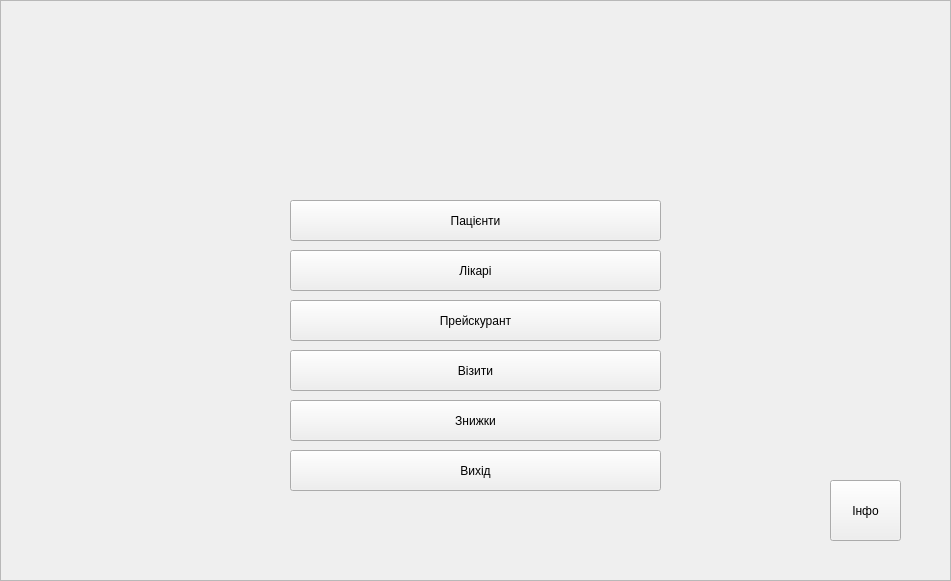
   <widget class="QFrame" name="Main">
    <property name="geometry">
     <rect>
      <x>-10</x>
      <y>-10</y>
      <width>951</width>
      <height>581</height>
     </rect>
    </property>
    <property name="frameShape">
     <enum>QFrame::StyledPanel</enum>
    </property>
    <property name="frameShadow">
     <enum>QFrame::Raised</enum>
    </property>
    <widget class="QLabel" name="label">
     <property name="geometry">
      <rect>
       <x>6</x>
       <y>-10</y>
       <width>941</width>
       <height>601</height>
      </rect>
     </property>
     <property name="styleSheet">
      <string notr="true">background-image: url(:/bac_image/cabinet.jpg);</string>
     </property>
     <property name="text">
      <string/>
     </property>
    </widget>
    <widget class="QPushButton" name="pushButton_patients">
     <property name="geometry">
      <rect>
       <x>290</x>
       <y>200</y>
       <width>371</width>
       <height>41</height>
      </rect>
     </property>
     <property name="styleSheet">
      <string notr="true">background-color: #FFD40D;
border-style: outset; border-width: 3px;
border-radius: 10px; border-color: #FFFF50;
font: bold 14px;
font: 14pt \&quot;Segoe Print\&quot;;</string>
     </property>
     <property name="text">
      <string>Пацієнти</string>
     </property>
    </widget>
    <widget class="QLabel" name="label_2">
     <property name="geometry">
      <rect>
       <x>160</x>
       <y>20</y>
       <width>661</width>
       <height>181</height>
      </rect>
     </property>
     <property name="styleSheet">
      <string notr="true">background-image: url(:/bac_image/logo.png);</string>
     </property>
     <property name="text">
      <string/>
     </property>
    </widget>
    <widget class="QPushButton" name="pushButton_doctors">
     <property name="geometry">
      <rect>
       <x>290</x>
       <y>250</y>
       <width>371</width>
       <height>41</height>
      </rect>
     </property>
     <property name="styleSheet">
      <string notr="true">background-color: #FFD40D;
border-style: outset; border-width: 3px;
border-radius: 10px; border-color: #FFFF50;
font: bold 14px;
font: 14pt \&quot;Segoe Print\&quot;;</string>
     </property>
     <property name="text">
      <string>Лікарі</string>
     </property>
    </widget>
    <widget class="QPushButton" name="pushButton_medicines">
     <property name="geometry">
      <rect>
       <x>290</x>
       <y>300</y>
       <width>371</width>
       <height>41</height>
      </rect>
     </property>
     <property name="styleSheet">
      <string notr="true">background-color: #FFD40D;
border-style: outset; border-width: 3px;
border-radius: 10px; border-color: #FFFF50;
font: bold 14px;
font: 14pt \&quot;Segoe Print\&quot;;</string>
     </property>
     <property name="text">
      <string>Прейскурант</string>
     </property>
    </widget>
    <widget class="QPushButton" name="pushButton_visits">
     <property name="geometry">
      <rect>
       <x>290</x>
       <y>350</y>
       <width>371</width>
       <height>41</height>
      </rect>
     </property>
     <property name="styleSheet">
      <string notr="true">background-color: #FFD40D;
border-style: outset; border-width: 3px;
border-radius: 10px; border-color: #FFFF50;
font: bold 14px;
font: 14pt \&quot;Segoe Print\&quot;;</string>
     </property>
     <property name="text">
      <string>Візити</string>
     </property>
    </widget>
    <widget class="QPushButton" name="pushButton_discount">
     <property name="geometry">
      <rect>
       <x>290</x>
       <y>400</y>
       <width>371</width>
       <height>41</height>
      </rect>
     </property>
     <property name="styleSheet">
      <string notr="true">background-color: #FFD40D;
border-style: outset; border-width: 3px;
border-radius: 10px; border-color: #FFFF50;
font: bold 14px;
font: 14pt \&quot;Segoe Print\&quot;;</string>
     </property>
     <property name="text">
      <string>Знижки</string>
     </property>
    </widget>
    <widget class="QPushButton" name="pushButton_close">
     <property name="geometry">
      <rect>
       <x>290</x>
       <y>450</y>
       <width>371</width>
       <height>41</height>
      </rect>
     </property>
     <property name="styleSheet">
      <string notr="true">background-color: #FFD40D;
border-style: outset; border-width: 3px;
border-radius: 10px; border-color: #FFFF50;
font: bold 14px;
font: 14pt \&quot;Segoe Print\&quot;;</string>
     </property>
     <property name="text">
      <string>Вихід</string>
     </property>
    </widget>
    <widget class="QPushButton" name="pushButton_medicines_6">
     <property name="geometry">
      <rect>
       <x>830</x>
       <y>480</y>
       <width>71</width>
       <height>61</height>
      </rect>
     </property>
     <property name="styleSheet">
      <string notr="true">background-color: #FFD40D;
border-style: outset; border-width: 3px;
border-radius: 10px; border-color: #FFFF50;
font: bold 14px;
font: 14pt \&quot;Segoe Print\&quot;;</string>
     </property>
     <property name="text">
      <string>Інфо</string>
     </property>
    </widget>
   </widget>
